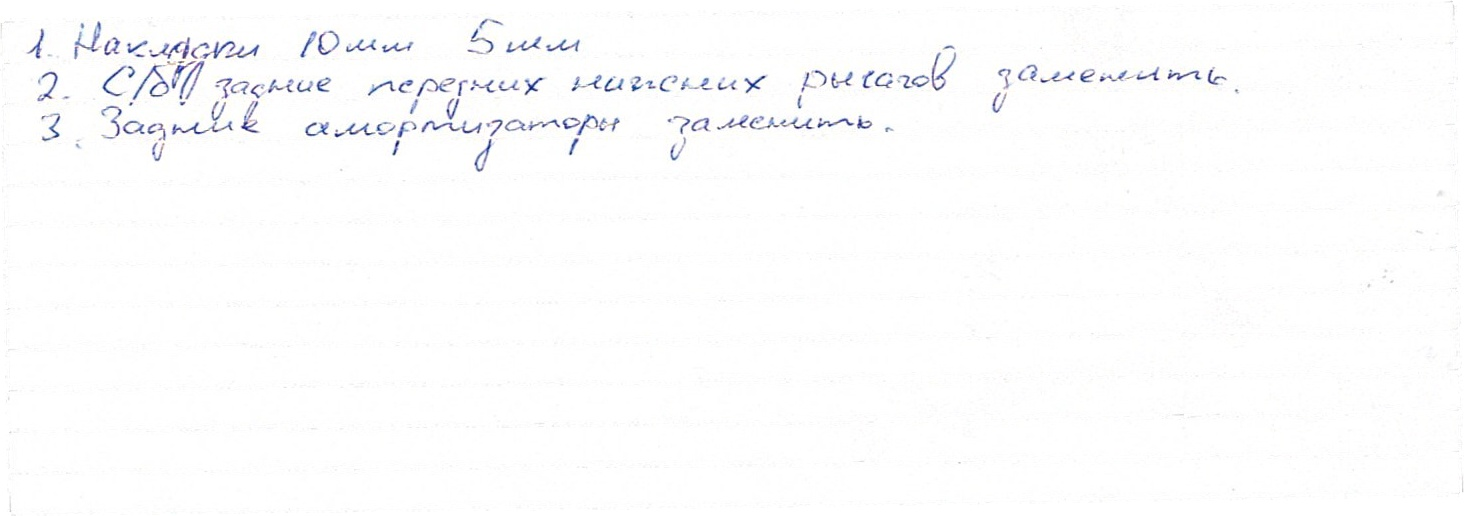
#> input picture src/pipeline/stages/nolines.jpg, 1464 x 516 px, found by its file name
$ jupyter execute --allow-errors pipeline.ipynb
#> lines starting #> are read from the running program, lines starting #| are printed output that depends on the picture; after the words box and inside, x2 and y2 are one past the last pixel; in counts of white or black regions, pixels touching at a corner belong together
<a href="https://colab.research.google.com/github/prcstak/service_text_recognition/blob/main/notebooks/pipeline.ipynb" target="_parent"></a>

# Imports

[cell 1]
import cv2
from google.colab.patches import cv2_imshow
import numpy as np
import matplotlib.pyplot as plt
from transformers import AutoProcessor, VisionEncoderDecoderModel
import requests
from PIL import Image

# Upload image

[cell 2]
from google.colab import files
uploaded = files.upload()
#> the answer given: nolines.jpg
filename = next(iter(uploaded))

[cell 3]
image = cv2.imread(f'/content/{filename}')
#> image is the input picture: shape (516, 1464, 3); mean B, G, R 252.6, 252.2, 252.1
cv2_imshow(image)

# Remove lines

[cell 4]
gray = cv2.cvtColor(image,cv2.COLOR_BGR2GRAY)
thresh = cv2.threshold(gray, 0, 255, cv2.THRESH_BINARY_INV + cv2.THRESH_OTSU)[1]
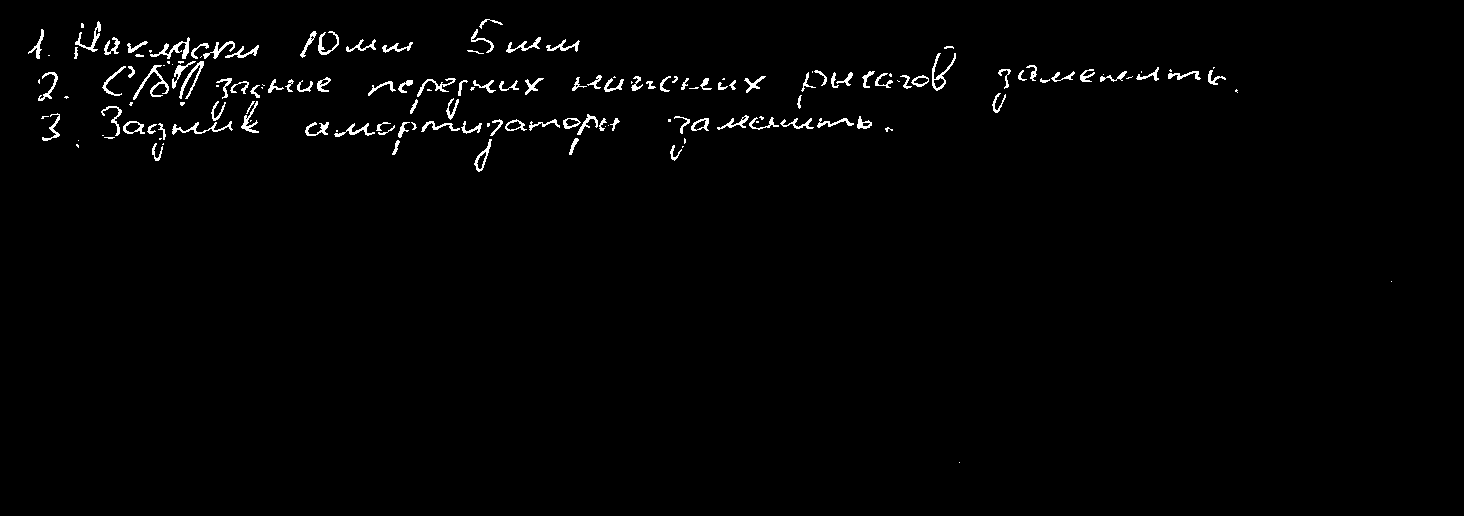
#> thresh: shape (516, 1464); 1.4% white in thin lines or dots, all inside (x1, y1, x2, y2) = (28, 19, 1392, 463)

# Remove horizontal
horizontal_kernel = cv2.getStructuringElement(cv2.MORPH_RECT, (25,1))
detected_lines = cv2.morphologyEx(thresh, cv2.MORPH_OPEN, horizontal_kernel, iterations=2)
#> detected_lines: shape (516, 1464); every value is 0
cnts = cv2.findContours(detected_lines, cv2.RETR_EXTERNAL, cv2.CHAIN_APPROX_SIMPLE)
#> cnts = 0 contours
cnts = cnts[0] if len(cnts) == 2 else cnts[1]
#> cnts = []
for c in cnts:
    cv2.drawContours(image, [c], -1, (255,255,255), 2)
#> this loop made 0 passes

# Repair image
repair_kernel = cv2.getStructuringElement(cv2.MORPH_RECT, (1,6))
#> repair_kernel = [1, 1, 1, 1, 1, 1]
result = 255 - cv2.morphologyEx(255 - image, cv2.MORPH_CLOSE, repair_kernel, iterations=1)

gray = cv2.cvtColor(result,cv2.COLOR_BGR2GRAY)
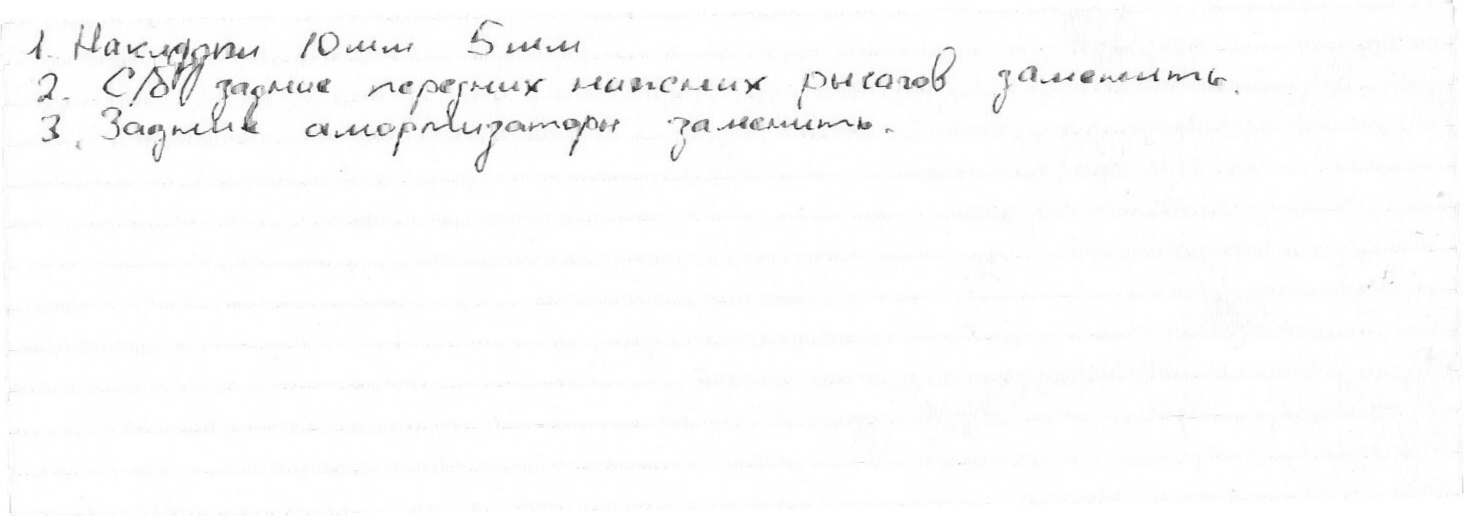
#> gray: shape (516, 1464); min 20, max 255, mean 251.5
thresh = cv2.threshold(gray, 0, 255, cv2.THRESH_BINARY_INV + cv2.THRESH_OTSU)[1]
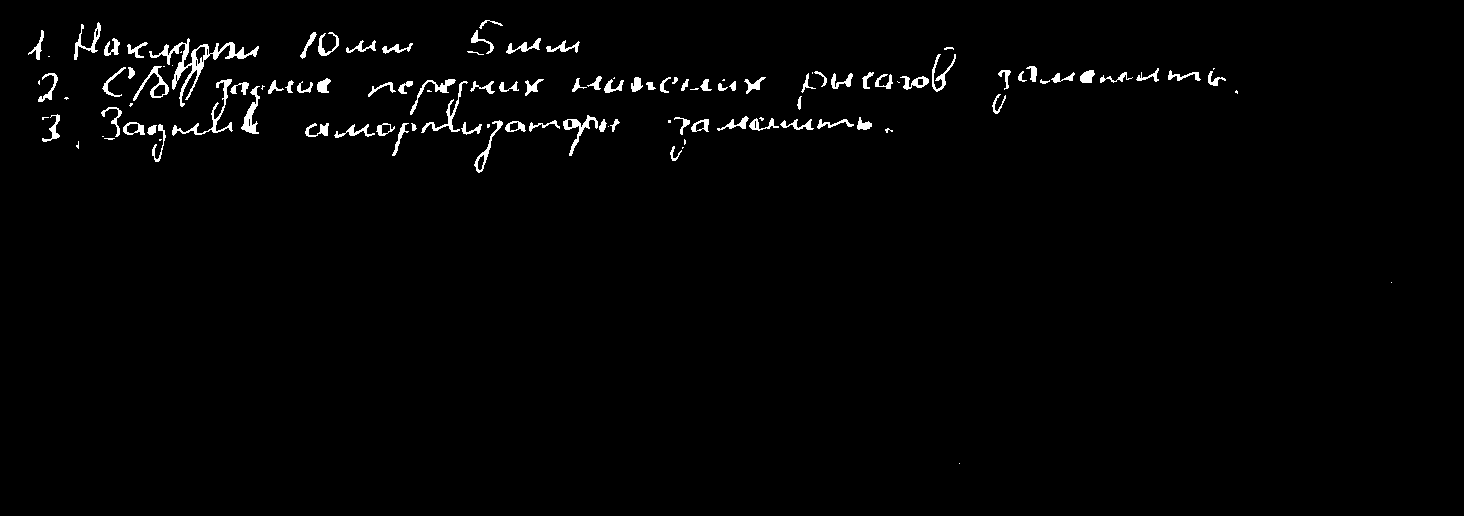
#> thresh: shape (516, 1464); 1.6% white; 119 white regions (30 under 20 px), largest, box (x1, y1, x2, y2) and area: (149, 38, 259, 107) 1230, (172, 79, 233, 136) 469, (241, 86, 260, 134) 339

# Remove vertical
verticall_kernel = cv2.getStructuringElement(cv2.MORPH_RECT, (1,25))
#> verticall_kernel = 25 values from 1 to 1
detected_lines = cv2.morphologyEx(thresh, cv2.MORPH_OPEN, verticall_kernel, iterations=2)
cnts = cv2.findContours(detected_lines, cv2.RETR_EXTERNAL, cv2.CHAIN_APPROX_SIMPLE)
#> cnts = 0 contours
cnts = cnts[0] if len(cnts) == 2 else cnts[1]
#> cnts = []
for c in cnts:
    cv2.drawContours(result, [c], -1, (255,255,255), 2)

cv2_imshow(result)

[cell 5]
blurred_img = cv2.medianBlur(result, 5)

kernel = np.ones((3,3),np.uint8)
erosion = cv2.erode(blurred_img, kernel, iterations=1)
output = cv2.dilate(erosion, kernel, iterations=1)
cv2_imshow(output)
# load image
img = output
cv2_imshow(img)

# convert to gray
gray = cv2.cvtColor(img, cv2.COLOR_BGR2GRAY)

# threshold the grayscale image
# thresh = cv2.threshold(gray, 0, 255, cv2.THRESH_BINARY_INV + cv2.THRESH_OTSU)[1]
thresh = cv2.adaptiveThreshold(gray, 255, cv2.ADAPTIVE_THRESH_MEAN_C, cv2.THRESH_BINARY_INV, 7, 3)
#> thresh: shape (516, 1464); 1.8% white; 265 white regions (163 under 20 px), largest, box (x1, y1, x2, y2) and area: (421, 81, 482, 135) 485, (179, 43, 211, 101) 459, (149, 40, 190, 89) 456
cv2_imshow(thresh)
# use morphology erode to blur horizontally

# kernel = np.ones((3,3),np.uint8)
# erosion = cv2.erode(thresh, kernel, iterations = 1)
kernel = cv2.getStructuringElement(cv2.MORPH_RECT, (21, 7))
morph = cv2.morphologyEx(thresh, cv2.MORPH_DILATE, kernel)
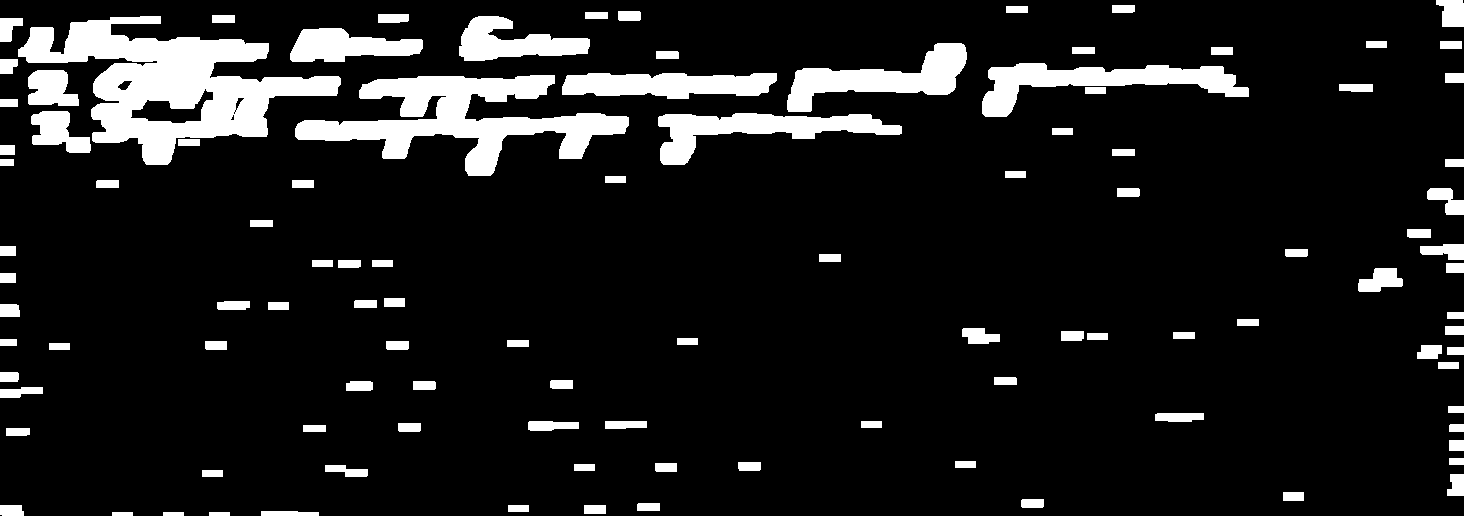
#> morph: shape (516, 1464); 11% white; 107 white regions
cv2_imshow(morph)
kernel = cv2.getStructuringElement(cv2.MORPH_RECT, (7, 7))
morph = cv2.morphologyEx(morph, cv2.MORPH_OPEN, kernel)
cv2_imshow(morph)

# find contours
cntrs = cv2.findContours(morph, cv2.RETR_EXTERNAL, cv2.CHAIN_APPROX_SIMPLE)
#> cntrs = 107 contours; largest, box (x1, y1, x2, y2) and area: (18, 16, 341, 165) 20284, (295, 75, 629, 176) 12692, (982, 63, 1249, 117) 5394, (787, 43, 967, 112) 4965, (658, 113, 902, 165) 4840
cntrs = cntrs[0] if len(cntrs) == 2 else cntrs[1]

# Draw contours
bboxes = []
for c in cntrs:
  area = cv2.contourArea(c)
  if area > 350:
    x,y,w,h = cv2.boundingRect(c)
    cv2.rectangle(result, (x, y), (x+w, y+h), (0, 0, 255), 2)
    bboxes.append((x,y,w,h))
#> this loop made 107 passes
#> (area, x, y, w, h) on passes 26, 47, 57, 65, 68, 80, 81, 85, 87, 88, 89, 94: (371.5, 528, 421, 51, 10), (402, 962, 328, 38, 16), (668, 1358, 268, 45, 24), (451, 1420, 244, 44, 16), (511, 1427, 188, 37, 27), (4839.5, 658, 113, 244, 52), (1401, 31, 111, 60, 42), (12692.5, 295, 75, 334, 101), (4106, 562, 73, 215, 26), (1332, 28, 70, 51, 36), (5394, 982, 63, 267, 54), (4965, 787, 43, 180, 69)
#> (c, area) on passes 1, 2, 3, 5, 6, 10: ([[209, 512], [209, 515], [229, 515], [229, 512]], 60), ([[163, 512], [163, 515], [183, 515], [183, 512]], 60), ([[112, 512], [112, 515], [132, 515], [132, 512]], 60), ([[584, 505], [584, 513], [605, 513], [605, 505]], 168), ([[508, 505], [508, 511], [528, 511], [528, 505]], 120), ([[1283, 492], [1283, 500], [1303, 500], [1303, 492]], 160)
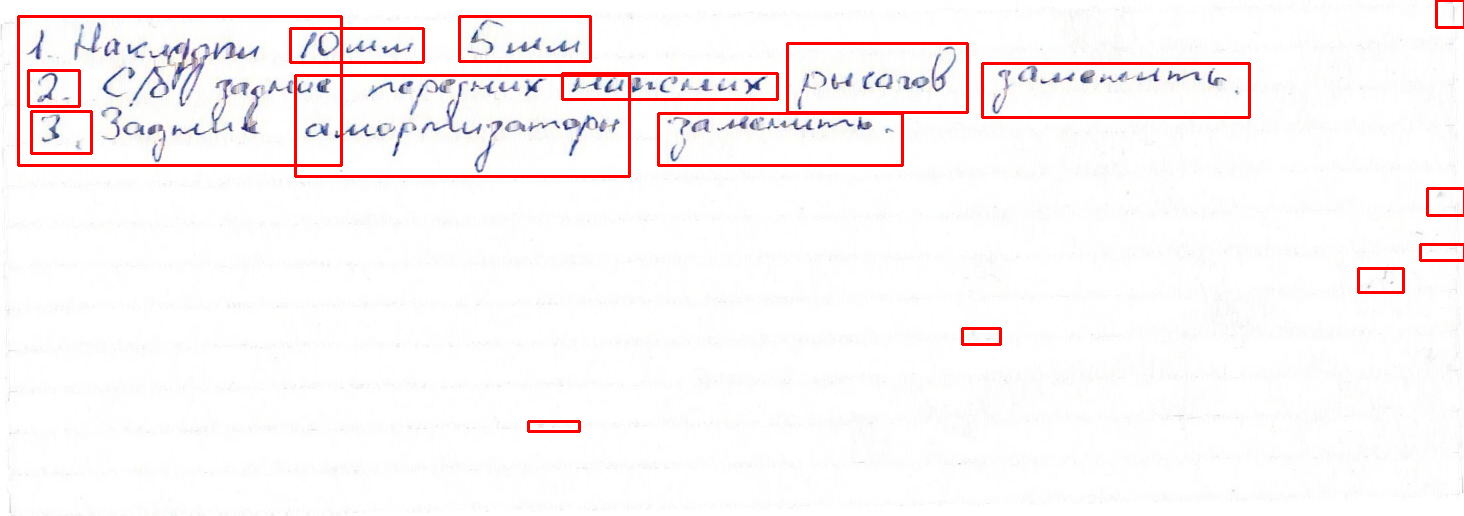
#> result: shape (516, 1464, 3); mean B, G, R 246.2, 245.8, 251.4
#> after the loop, bboxes = 16 items, first 6: (528, 421, 51, 10), (962, 328, 38, 16), (1358, 268, 45, 24), (1420, 244, 44, 16), (1427, 188, 37, 27), (658, 113, 244, 52)

cv2_imshow(result)

fig = plt.figure(figsize=(8, 8))
columns = 4
rows = len(bboxes)//4+1
#> rows = 5
words = []
i = 1
for b in bboxes:
  x, y, w, h = b
  cropped_image = image[y:y+h, x:x+w]
  words.append(cropped_image)
  fig.add_subplot(rows, columns, i)
  plt.axis('off')
  plt.imshow(cropped_image)
  i+=1
#> this loop made 16 passes
#> (x, y, w, h) on passes 1 to 12: (528, 421, 51, 10), (962, 328, 38, 16), (1358, 268, 45, 24), (1420, 244, 44, 16), (1427, 188, 37, 27), (658, 113, 244, 52), (31, 111, 60, 42), (295, 75, 334, 101), (562, 73, 215, 26), (28, 70, 51, 36), (982, 63, 267, 54), (787, 43, 180, 69)
#> pass 3, `cropped_image = image[y:y+h, x:x+w]`:
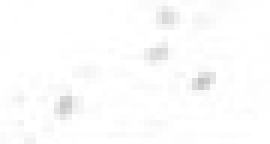
#> cropped_image: shape (24, 45, 3) (shown 6 times larger); min 194, max 255, mean 252.3
#> after the loop, i = 17; words = 16 items

plt.show()
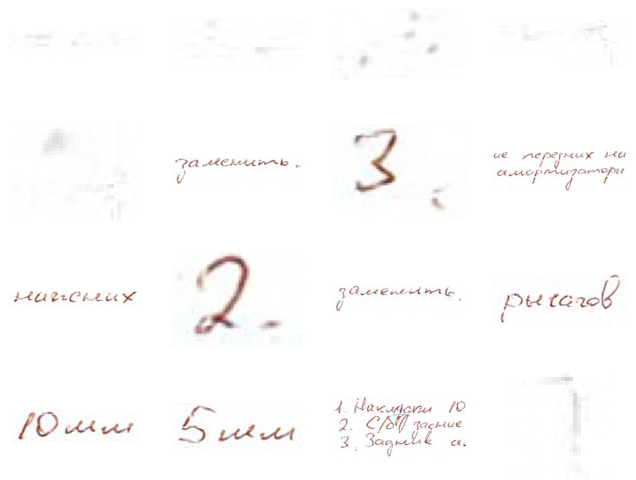
#> figure drawn by matplotlib, 16 panels

# write result to disk
#cv2.imwrite("test_text_threshold.png", thresh)
#cv2.imwrite("test_text_morph.png", morph)
#cv2.imwrite("test_text_lines.jpg", result)

$ run again, on src/pipeline/stages/selection.jpg
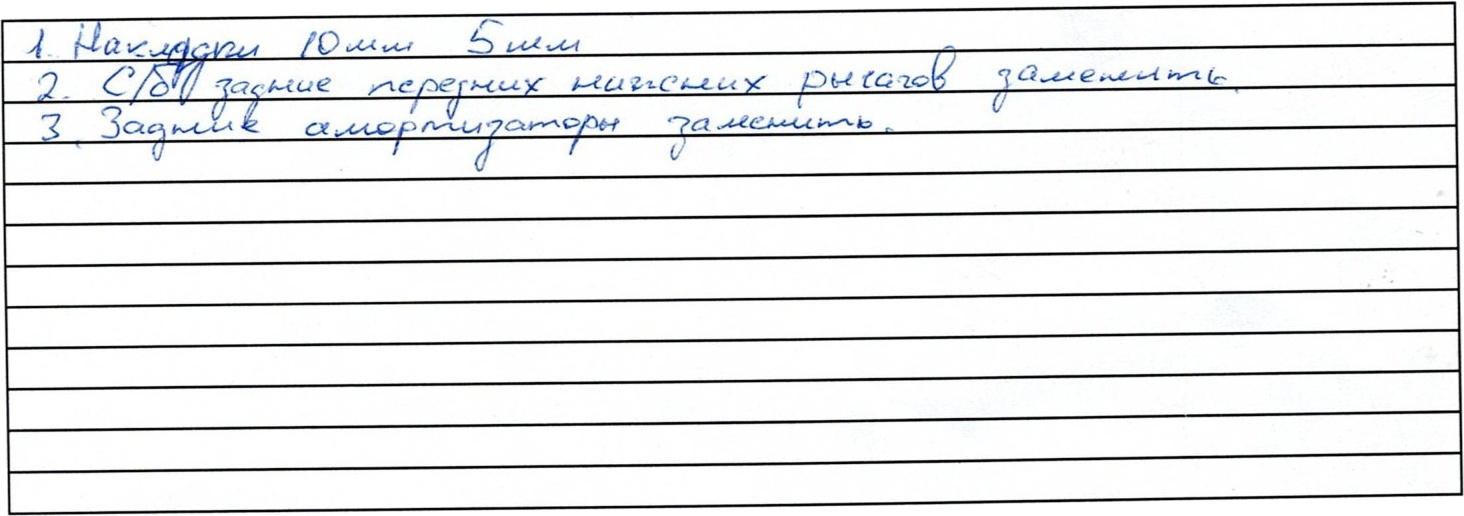
#> input picture src/pipeline/stages/selection.jpg, 1464 x 516 px, found by its file name
#> image is the input picture: shape (516, 1464, 3); mean B, G, R 234.5, 233.7, 232.8
#> `cnts = cv2.findContours(detected_lines, cv2.RETR_EXTERNAL, cv2.CHAIN_A..`: cnts = 13 contours; largest, box (x1, y1, x2, y2) and area: (3, 206, 1459, 226) 2948, (3, 165, 1459, 185) 2848, (7, 411, 1462, 432) 2824, (2, 125, 1458, 144) 2821, (8, 452, 1463, 473) 2818
#> the loop `for c in cnts:` made 13 passes
#> repair_kernel = [1, 1, 1, 1, 1, 1]
#> verticall_kernel = 25 values from 1 to 1
#> `cnts = cv2.findContours(detected_lines, cv2.RETR_EXTERNAL, cv2.CHAIN_A..`: cnts = 2 contours; box (x1, y1, x2, y2) and area: (1454, 6, 1463, 494) 1026, (1, 24, 10, 512) 940
#> the loop `for c in cnts:` made 2 passes
#> morph: shape (516, 1464); 9% white; 40 white regions
#> cntrs = 40 contours; largest, box (x1, y1, x2, y2) and area: (18, 21, 341, 165) 21294, (295, 75, 630, 176) 12557, (982, 63, 1249, 117) 5433, (787, 43, 967, 112) 4883, (658, 113, 902, 165) 4706
#> the loop `for c in cntrs:` made 40 passes
#> (area, x, y, w, h) on passes 17, 26, 29, 30, 31, 32, 33, 34: (609.5, 1357, 268, 46, 24), (4706.5, 658, 113, 244, 52), (12557, 295, 75, 335, 101), (3981, 562, 73, 215, 23), (1242.5, 28, 70, 50, 34), (5433, 982, 63, 267, 54), (4883, 787, 43, 180, 69), (2676, 291, 29, 132, 31)
#> after the loop `for c in cntrs:`:
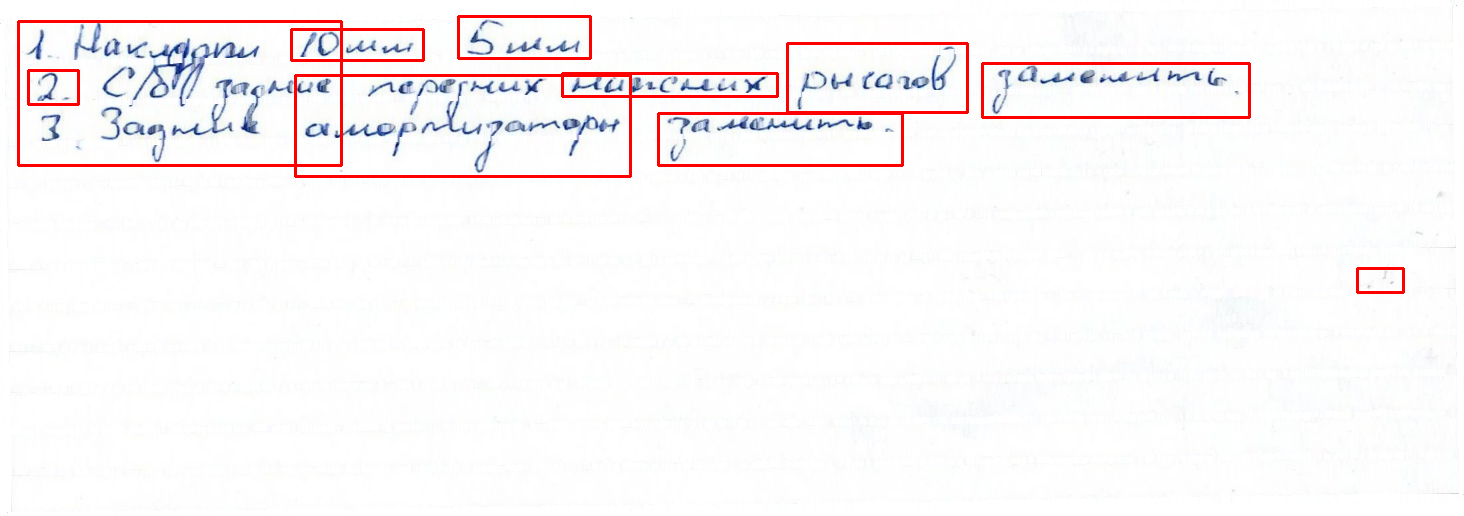
#> result: shape (516, 1464, 3); mean B, G, R 246.9, 246.1, 250.3
#> after the loop `for c in cntrs:`: bboxes = [(1357, 268, 46, 24), (658, 113, 244, 52), (295, 75, 335, 101), (562, 73, 215, 23), (28, 70, 50, 34), (982, 63, 267, 54), (787, 43, 180, 69), (291, 29, 132, 31), (18, 21, 323, 144), (458, 16, 132, 42)]
#> rows = 3
#> the loop `for b in bboxes:` made 10 passes
#> pass 3, `cropped_image = image[y:y+h, x:x+w]`:
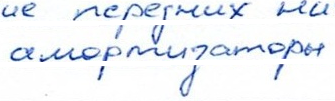
#> cropped_image: shape (101, 335, 3); mean B, G, R 244.6, 240, 236.1
#> after the loop `for b in bboxes:`: i = 11; words = 10 items
